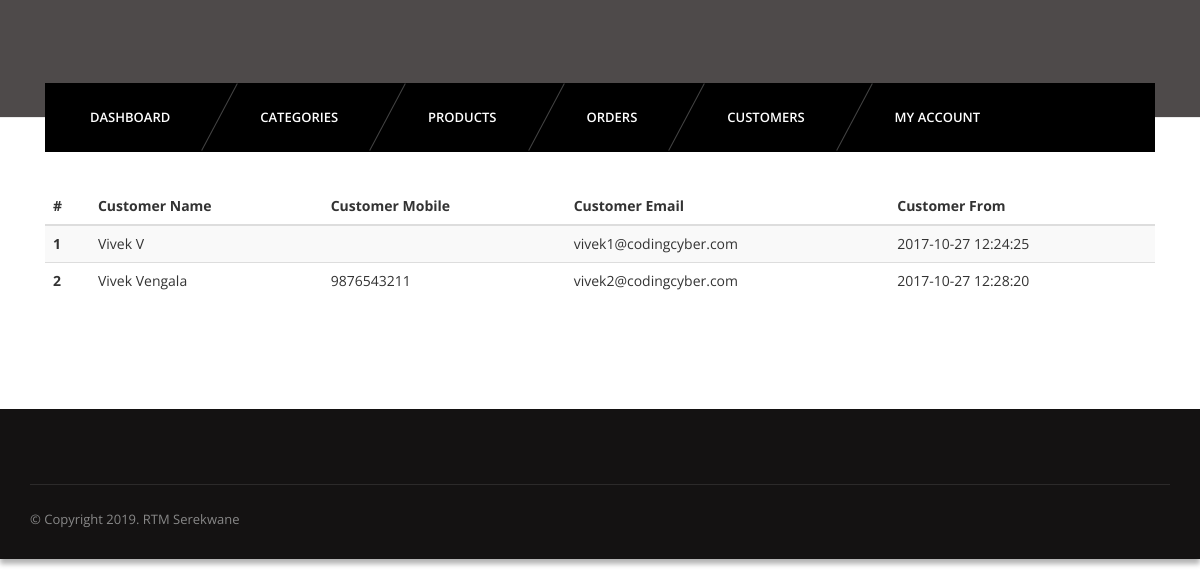
The page /admin/customers.php (signed in) on the database its author committed.
### tables this page shows
CREATE TABLE `users` (
  `id` int(11) NOT NULL,
  `email` varchar(255) NOT NULL,
  `password` varchar(255) NOT NULL,
  `timestamp` datetime NOT NULL DEFAULT CURRENT_TIMESTAMP
);

CREATE TABLE `usersmeta` (
  `id` int(11) NOT NULL,
  `uid` int(11) NOT NULL,
  `firstname` varchar(255) NOT NULL,
  `lastname` varchar(255) NOT NULL,
  `company` varchar(255) NOT NULL,
  `address1` varchar(255) NOT NULL,
  `address2` varchar(255) NOT NULL,
  `city` varchar(255) NOT NULL,
  `state` varchar(255) NOT NULL,
  `country` varchar(255) NOT NULL,
  `zip` varchar(255) NOT NULL,
  `mobile` varchar(255) NOT NULL
);

### admin/customers.php (the view, shortened to what this page needs)
<?php
	require_once '../config/connect.php';
?>
<?php include 'inc/header.php'; ?>
<?php include 'inc/nav.php'; ?>
<section id="content">
	<div class="content-blog">
		<div class="container">
			<table class="table table-striped">
				<thead>
					<tr>
						<th>#</th>
						<th>Customer Name</th>
						<th>Customer Mobile</th>
						<th>Customer Email</th>
						<th>Customer From</th>
					</tr>
				</thead>
				<tbody>
				<?php
					$sql = "SELECT * FROM users u JOIN usersmeta u1 WHERE u.id=u1.uid";
					$res = mysqli_query($connection, $sql);
					while ($r = mysqli_fetch_assoc($res)) {
				?>
					<tr>
						<th scope="row"><?php echo $r['id']; ?></th>
						<td><?php echo $r['firstname'] . " " . $r['lastname']; ?></td>
						<td><?php echo $r['mobile']; ?></td>
						<td><?php echo $r['email']; ?></td>
						<td><?php echo $r['timestamp']; ?></td>
				<?php } ?>
				</tbody>
			</table>
		</div>
	</div>
</section>
<?php include 'inc/footer.php' ?>

### css/light.css (style rules this page uses)
body { background-color:#fff; }

### rows shown on the page
users: usersmeta.id "1", usersmeta.firstname "Vivek", usersmeta.lastname "V", email "vivek1@codingcyber.com", timestamp "2017-10-27 12:24:25"
users: usersmeta.id "2", usersmeta.firstname "Vivek", usersmeta.lastname "Vengala", usersmeta.mobile "9876543211", email "vivek2@codingcyber.com", timestamp "2017-10-27 12:28:20"
